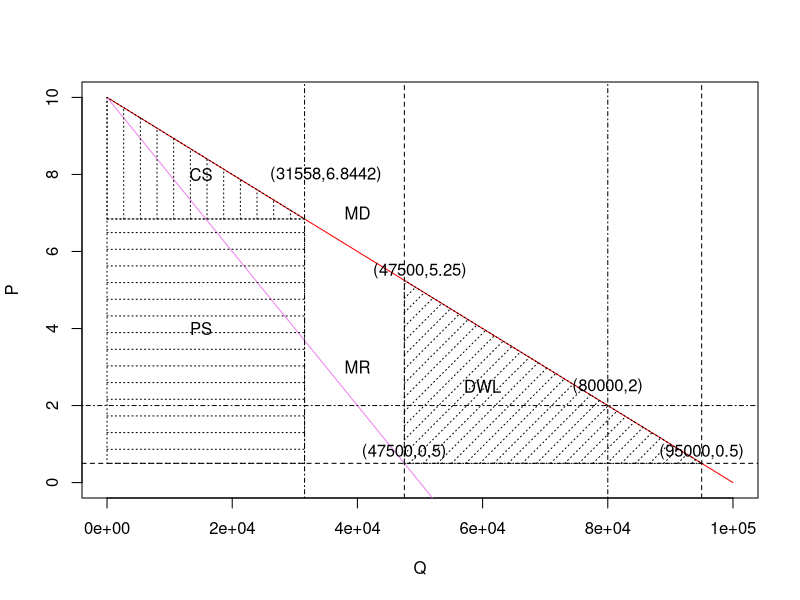
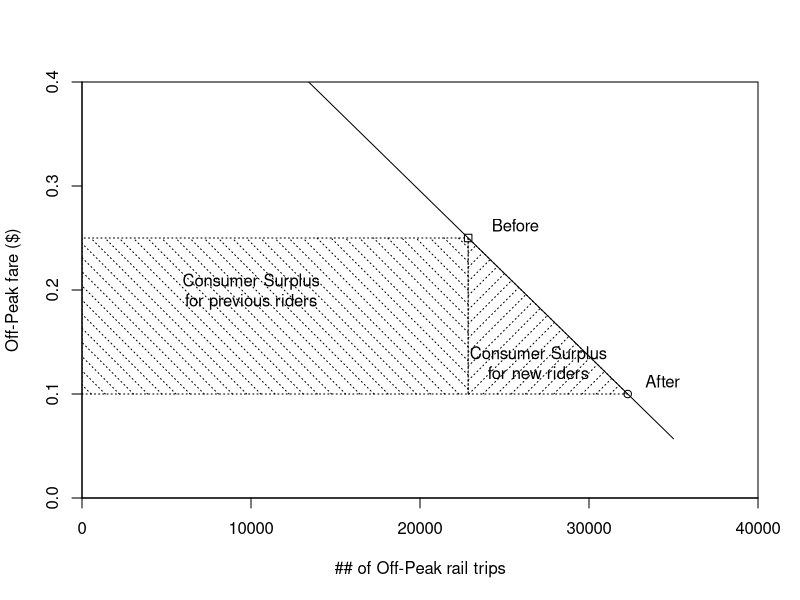
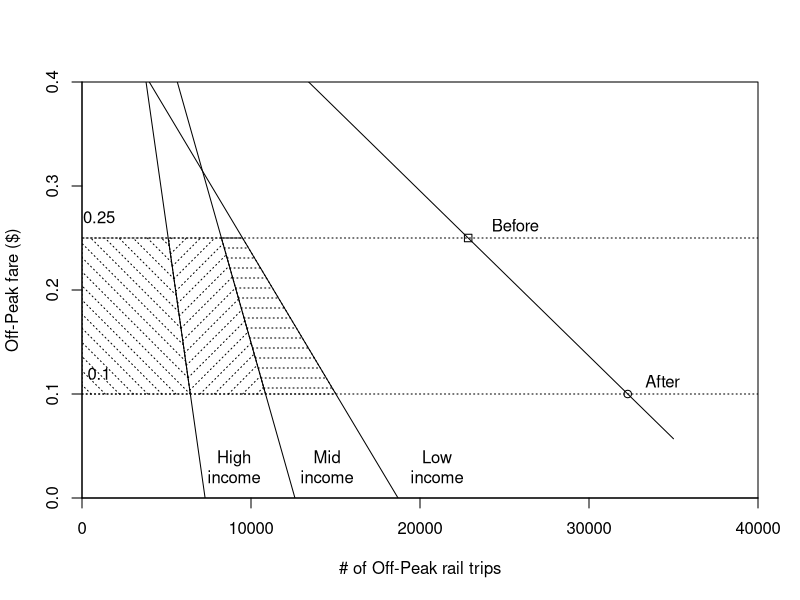
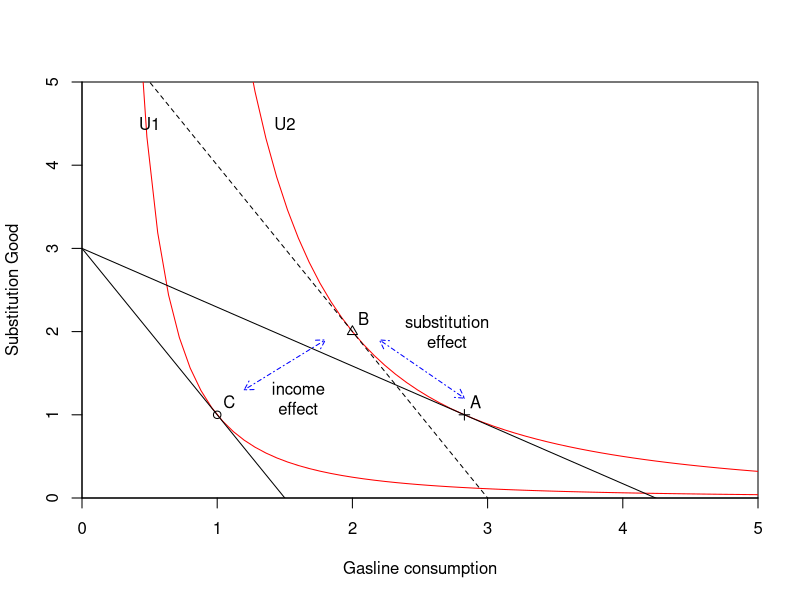

The R source for these figures, in order:
## ---- chunk 1
curve(10-0.0001*x, 0, 100000,col = "red",xlab ="Q", ylab ="P");text(40000,7, "MD")
curve(10-0.0002*x, add = TRUE, col = "violet");text(40000,3, "MR")
abline(h = 0.5, lty = 2);abline(h = 2, lty = 4)
abline(v =95000, lty=2);text(95000,0.8, "(95000,0.5)")
abline(v =47500, lty=2);text(50000,5.5, "(47500,5.25)");text(47500,0.8, "(47500,0.5)")
abline(v =80000, lty=4);text(80000,2.5, "(80000,2)")
polygon(x=c(47500,95000,47500), y=c(0.5,0.5,5.25), density=10, angle=45,lty =3);text(60000,2.5, "DWL")
abline(v =31558, lty=4);text(35000,8, "(31558,6.8442)")
polygon(x=c(0,31558,0), y=c(6.8442,6.8442,10), density=6, angle=90,lty =3);text(15000,8, "CS")
polygon(x=c(0,31558,31558,0), y=c(0.5,0.5,6.8442,6.8442), density=6, angle=0,lty =3);text(15000,4, "PS")
## ---- chunk 2
plot(c(0,40000), c(0,0.4), type = "n",xlab ="## of Off-Peak rail trips", ylab ="Off-Peak fare ($)",xaxs = "i",yaxs = "i")
curve(0.6130826+(0.1-0.25)/(32290-22850)*x, 10000, 35000, add = TRUE)
points(22850, 0.25, pch =0);text(22850, 0.25,"Before",adj=c(-0.5,-0.5))
points(32290, 0.10, pch =1);text(32290, 0.10,"After",adj=c(-0.5,-0.5))
polygon(x=c(0,22850,22850,0), y=c(0.1,0.1,0.25,0.25), density=10, angle=-45,lty =3);text(10000,0.2, "Consumer Surplus
for previous riders")
polygon(x=c(22850,32290,22850), y=c(0.1,0.1,0.25), density=10, angle=45,lty =3);text(27000,0.13, "Consumer Surplus
for new riders")
## ---- chunk 3
plot(c(0,40000), c(0,0.4), type = "n",xlab ="# of Off-Peak rail trips", ylab ="Off-Peak fare ($)",xaxs = "i",yaxs = "i")
curve(0.25-(0.1-0.25)/(15020-9500)*9500+(0.1-0.25)/(15020-9500)*x, 0, 35000, add = TRUE);text(21000,0.03, "Low
income")
curve(0.25-(0.1-0.25)/(10860-8250)*8250+(0.1-0.25)/(10860-8250)*x, 0, 35000, add = TRUE);text(14500,0.03, "Mid
income")
curve(0.25-(0.1-0.25)/(6410-5100)*5100+(0.1-0.25)/(6410-5100)*x, 0, 35000, add = TRUE);text(9000,0.03, "High
income")
curve(0.6130826+(0.1-0.25)/(32290-22850)*x, 0, 35000, add = TRUE)
points(22850, 0.25, pch =0);text(22850, 0.25,"Before",adj=c(-0.5,-0.5))
points(32290, 0.10, pch =1);text(32290, 0.10,"After",adj=c(-0.5,-0.5))
polygon(x=c(0,6410,5100,0), y=c(0.1,0.1,0.25,0.25), density=10, angle=-45,lty =3)
polygon(x=c(6410,10860,8250,5100), y=c(0.1,0.1,0.25,0.25), density=10, angle=45,lty =3)
polygon(x=c(10860,15020,9500,8250), y=c(0.1,0.1,0.25,0.25), density=10, angle=0,lty =3)
abline(h =0.25, lty=3);text(1000,0.27, "0.25");abline(h =0.1, lty=3);text(1000,0.12, "0.1")
## ---- chunk 4
plot(c(0,5), c(0,5), type = "n",xlab ="Gasline consumption", ylab ="Substitution Good",xaxs = "i",yaxs = "i")
curve(x^(-2), 0, 8,col = "red",add = TRUE,);text(0.5,4.5, "U1");
abline(a=3,b=-2, lty = 1);points(1,1, pch =1);text(1,1,"C",adj=c(-0.5,-0.5))
curve(8*(x)^(-2), 0, 8,col = "red",add = TRUE,);text(1.5,4.5, "U2");
abline(a=6,b=-2, lty=2);points(2,2, pch =2);text(2,2,"B",adj=c(-0.5,-0.5))
abline(a=3,b=-2^(-1/2), lty=1);points(sqrt(8),1, pch =3);text(sqrt(8),1,"A",adj=c(-0.5,-0.5))
arrows(sqrt(8),1.2,2.2,1.9, length = 0.1, code = 3, col ="blue", lty = 4)
arrows(1.2,1.3,1.8,1.9, length = 0.1, code = 3, col ="blue", lty = 4)
text(2.7,2, "substitution
effect")
text(1.6,1.2, "income
effect")
